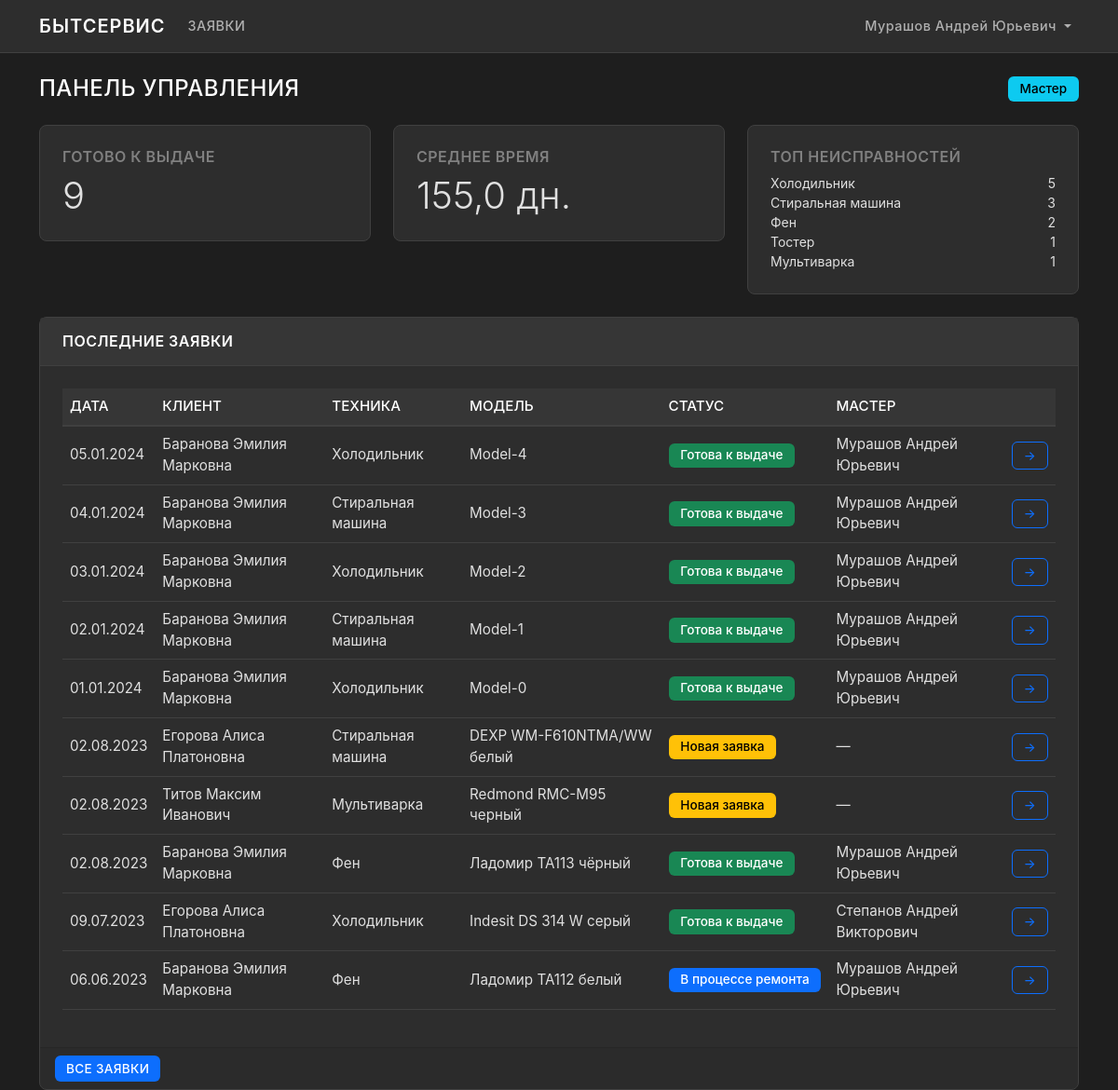
Screenshot of /dashboard/ (signed in) with the database file from the repository.
### users/models.py (models this page shows, shortened)
class User(AbstractUser):
    TYPE_CHOICES = [
        ('Администратор', 'Администратор'),
        ('Оператор', 'Оператор'),
        ('Мастер', 'Мастер'),
        ('Менеджер', 'Менеджер'),
        ('Менеджер по качеству', 'Менеджер по качеству'),
        ('Заказчик', 'Заказчик'),
    ]
    phone = models.CharField(max_length=20)
    user_type = models.CharField(max_length=30, choices=TYPE_CHOICES)
    fio = models.CharField(max_length=255)
    groups = models.ManyToManyField(
        'auth.Group',
        verbose_name='groups',
        blank=True,
        related_name='custom_user_set'
    )
    user_permissions = models.ManyToManyField(
        'auth.Permission',
        verbose_name='user permissions',
        blank=True,
        related_name='custom_user_set'
    )
    class Meta:
        verbose_name = 'Пользователь'
        verbose_name_plural = 'Пользователи'

### requests/models.py (models this page shows, shortened)
class Request(models.Model):
    STATUS_CHOICES = [
        ('Новая заявка', 'Новая заявка'),
        ('В процессе ремонта', 'В процессе ремонта'),
        ('Готова к выдаче', 'Готова к выдаче'),
    ]
    TECH_TYPE_CHOICES = [
        ('Холодильник', 'Холодильник'),
        ('Стиральная машина', 'Стиральная машина'),
        ('Фен', 'Фен'),
        ('Тостер', 'Тостер'),
        ('Мультиварка', 'Мультиварка'),
        ('Плита', 'Плита'),
        ('Микроволновка', 'Микроволновка'),
    ]
    requestID = models.AutoField(primary_key=True)
    startDate = models.DateField()
    homeTechType = models.CharField(max_length=50, choices=TECH_TYPE_CHOICES)
    homeTechModel = models.CharField(max_length=100)
    problemDescryption = models.TextField()
    requestStatus = models.CharField(max_length=50, choices=STATUS_CHOICES, default='Новая заявка')
    completionDate = models.DateField(null=True, blank=True)
    repairParts = models.TextField(blank=True, null=True)
    deadline_extended = models.BooleanField(default=False)
    deadline_extended_date = models.DateField(null=True, blank=True)
    extension_approved = models.BooleanField(default=False)
    master = models.ForeignKey(
        User,
        on_delete=models.SET_NULL,
        null=True,
        blank=True,
        related_name='master_requests'
    )
    client = models.ForeignKey(
        User,
        on_delete=models.CASCADE,
        related_name='client_requests'
    )
    class Meta:
        verbose_name = 'Заявка'
        verbose_name_plural = 'Заявки'
        ordering = ['-startDate']

### requests/views.py (the view)
# urls.py: path('dashboard/', views.dashboard, name='dashboard'),
def dashboard(request):
    if not request.user.is_authenticated:
        return redirect('login')
    context = {}
    if request.user.user_type == 'Заказчик':
        context['my_requests'] = Request.objects.filter(client=request.user)
    else:
        context['recent_requests'] = Request.objects.order_by('-startDate')[:10]
        completed = Request.objects.filter(
            requestStatus='Готова к выдаче',
            completionDate__isnull=False
        )
        total_completed = completed.count()
        total_days = 0
        for req in completed:
            delta = req.completionDate - req.startDate
            total_days += delta.days
        avg_time = round(total_days / total_completed, 1) if total_completed > 0 else 0
        tech_stats = Request.objects.values('homeTechType').annotate(
            count=Count('requestID')
        ).order_by('-count')[:5]
        status_stats = {
            'new': Request.objects.filter(requestStatus='Новая заявка').count(),
            'in_progress': Request.objects.filter(requestStatus='В процессе ремонта').count(),
            'ready': Request.objects.filter(requestStatus='Готова к выдаче').count(),
        }
        monthly_stats = Request.objects.annotate(
            month=TruncMonth('startDate')
        ).values('month').annotate(
            count=Count('requestID')
        ).order_by('-month')[:6]
        context['total_requests'] = Request.objects.count()
        context['masters_count'] = User.objects.filter(user_type='Мастер').count()
        context['completed_count'] = total_completed
        context['avg_repair_time'] = avg_time
        context['tech_stats'] = tech_stats
        context['status_stats'] = status_stats
        context['monthly_stats'] = monthly_stats
    return render(request, 'requests/dashboard.html', context)

### templates/requests/dashboard.html (shortened to what this page needs)
{% extends 'base.html' %}
{% block content %}
<div class="d-flex justify-content-between align-items-center mb-4">
    <h2 class="h4 mb-0">ПАНЕЛЬ УПРАВЛЕНИЯ</h2>
    <span class="badge
        {% if user.user_type == 'Администратор' %}bg-secondary
        {% elif user.user_type == 'Оператор' %}bg-primary
        {% elif user.user_type == 'Мастер' %}bg-info
        {% elif user.user_type == 'Менеджер' %}bg-success
        {% elif user.user_type == 'Менеджер по качеству' %}bg-warning
        {% else %}bg-warning{% endif %}">
        {{ user.user_type }}
    </span>
</div>
{% if user.user_type == 'Заказчик' %}
    <div class="card">
        <div class="card-header">
            <h6 class="mb-0">МОИ ЗАЯВКИ</h6>
        </div>
        <div class="card-body">
            {% if my_requests %}
                <div class="table-responsive">
                    <table class="table">
                        <thead>
                            <tr>
                                <th>ДАТА</th>
                                <th>ТЕХНИКА</th>
                                <th>МОДЕЛЬ</th>
                                <th>СТАТУС</th>
                                <th>МАСТЕР</th>
                                <th></th>
                            </tr>
                        </thead>
                        <tbody>
                            {% for request in my_requests %}
                            <tr>
                                <td>{{ request.startDate|date:"d.m.Y" }}</td>
                                <td>{{ request.homeTechType }}</td>
                                <td>{{ request.homeTechModel }}</td>
                                <td>
                                    <span class="badge
                                        {% if request.requestStatus == 'Новая заявка' %}bg-warning
                                        {% elif request.requestStatus == 'В процессе ремонта' %}bg-primary
                                        {% elif request.requestStatus == 'Готова к выдаче' %}bg-success
                                        {% endif %}">
                                        {{ request.requestStatus }}
                                    </span>
                                </td>
                                <td>{{ request.master.fio|default:"—" }}</td>
                                <td>
                                    <a href="{% url 'request_detail' request.requestID %}"
                                       class="btn btn-sm btn-outline-primary">ПРОСМОТР</a>
                                </td>
                            </tr>
                            {% endfor %}
                        </tbody>
                    </table>
                </div>
            {% else %}
                <p class="text-muted mb-0">У вас нет заявок</p>
            {% endif %}
        </div>
    </div>
{% else %}
    <div class="row mb-4">
        <div class="col-md-4">
            <div class="card">
                <div class="card-body">
                    <h6 class="text-muted mb-2">ГОТОВО К ВЫДАЧЕ</h6>
                    <p class="display-6 mb-0">{{ status_stats.ready }}</p>
                </div>
            </div>
        </div>
        <div class="col-md-4">
            <div class="card">
                <div class="card-body">
                    <h6 class="text-muted mb-2">СРЕДНЕЕ ВРЕМЯ</h6>
                    <p class="display-6 mb-0">{{ avg_repair_time }} дн.</p>
                </div>
            </div>
        </div>
        <div class="col-md-4">
            <div class="card">
                <div class="card-body">
                    <h6 class="text-muted mb-2">ТОП НЕИСПРАВНОСТЕЙ</h6>
                    {% for stat in tech_stats %}
                        <div class="d-flex justify-content-between small">
                            <span>{{ stat.homeTechType }}</span>
                            <span>{{ stat.count }}</span>
                        </div>
                    {% endfor %}
                </div>
            </div>
        </div>
    </div>
    <div class="card">
        <div class="card-header">
            <h6 class="mb-0">ПОСЛЕДНИЕ ЗАЯВКИ</h6>
        </div>
        <div class="card-body">
            <div class="table-responsive">
                <table class="table">
                    <thead>
                        <tr>
                            <th>ДАТА</th>
                            <th>КЛИЕНТ</th>
                            <th>ТЕХНИКА</th>
                            <th>МОДЕЛЬ</th>
                            <th>СТАТУС</th>
                            <th>МАСТЕР</th>
                            <th></th>
                        </tr>
                    </thead>
                    <tbody>
                        {% for request in recent_requests %}
                        <tr>
                            <td>{{ request.startDate|date:"d.m.Y" }}</td>
                            <td>{{ request.client.fio }}</td>
                            <td>{{ request.homeTechType }}</td>
                            <td>{{ request.homeTechModel }}</td>
                            <td>
                                <span class="badge
                                    {% if request.requestStatus == 'Новая заявка' %}bg-warning
                                    {% elif request.requestStatus == 'В процессе ремонта' %}bg-primary
                                    {% elif request.requestStatus == 'Готова к выдаче' %}bg-success
                                    {% endif %}">
                                    {{ request.requestStatus }}
                                </span>
                            </td>
                            <td>{{ request.master.fio|default:"—" }}</td>
                            <td>
                                <a href="{% url 'request_detail' request.requestID %}"
                                   class="btn btn-sm btn-outline-primary">→</a>
                            </td>
                        </tr>
                        {% endfor %}
                    </tbody>
                </table>
            </div>
        </div>
        <div class="card-footer">
            <a href="{% url 'request_list' %}" class="btn btn-sm btn-primary">ВСЕ ЗАЯВКИ</a>
        </div>
    </div>
{% endif %}
{% endblock %}

### templates/base.html (shortened to what this page needs)
<!DOCTYPE html>
<html lang="ru">
<head>
    <link href="https://cdn.jsdelivr.net/npm/bootstrap@5.1.3/dist/css/bootstrap.min.css" rel="stylesheet">
</head>
<body>
    <nav class="navbar navbar-expand-lg">
        <div class="container">
            <a class="navbar-brand" href="{% url 'dashboard' %}">БЫТСЕРВИС</a>
            {% if user.is_authenticated %}
            <div class="collapse navbar-collapse" id="navbarNav">
                <ul class="navbar-nav me-auto">
                    {% if user.user_type != 'Заказчик' %}
                    <li class="nav-item">
                        <a class="nav-link" href="{% url 'request_list' %}">ЗАЯВКИ</a>
                    </li>
                    {% endif %}
                </ul>
                <ul class="navbar-nav">
                    <li class="nav-item dropdown">
                        <a class="nav-link dropdown-toggle" href="#" data-bs-toggle="dropdown">
                            {{ user.fio }}
                        </a>
                    </li>
                </ul>
            </div>
            {% endif %}
        </div>
    </nav>
    <div class="container mt-4">
        {% block content %}
        {% endblock %}
    </div>
</body>
</html>

### templates/base.html (style rules this page uses)
body { background-color: #1e1e1e; color: #e0e0e0; font-family: -apple-system, BlinkMacSystemFont, 'Segoe UI', Roboto, sans-serif; }
.navbar { background-color: #2d2d2d; border-bottom: 1px solid #404040; }
.navbar-brand { color: #ffffff; font-weight: 600; letter-spacing: 1px; }
.nav-link { color: #b0b0b0 !important; font-size: 0.9rem; font-weight: 500; letter-spacing: 0.5px; }
.card { background-color: #2d2d2d; border: 1px solid #404040; border-radius: 8px; }
.card-header { background-color: #363636; border-bottom: 1px solid #404040; color: #ffffff; font-weight: 600; letter-spacing: 0.5px; padding: 1rem 1.5rem; }
.card-body { padding: 1.5rem; }
.table { color: #e0e0e0; font-size: 0.95rem; }
.table thead th { background-color: #363636; color: #ffffff; font-weight: 500; border-bottom: 2px solid #404040; }
.table td { border-color: #404040; vertical-align: middle; }
.btn { border-radius: 6px; font-weight: 500; font-size: 0.9rem; padding: 0.5rem 1rem; letter-spacing: 0.3px; }
.btn-primary { background-color: #0d6efd; border: none; }
.btn-sm { padding: 0.25rem 0.75rem; font-size: 0.85rem; }
.badge { padding: 0.4rem 0.8rem; font-weight: 500; font-size: 0.85rem; border-radius: 6px; }
.bg-warning { background-color: #ffc107 !important; color: #000; }
.bg-primary { background-color: #0d6efd !important; }
.bg-success { background-color: #198754 !important; }
.bg-info { background-color: #0dcaf0 !important; color: #000; }
h1, h2, h3, h4, h5, h6 { color: #ffffff; font-weight: 600; letter-spacing: 0.5px; }
.text-muted { color: #808080 !important; }

### rows the page displays
User: fio "Мурашов Андрей Юрьевич", user_type "Мастер"
Request: startDate "05.01.2024", client.fio "Баранова Эмилия Марковна", homeTechType "Холодильник", homeTechModel "Model-4", requestStatus "Готова к выдаче", master.fio "Мурашов Андрей Юрьевич"
Request: startDate "04.01.2024", client.fio "Баранова Эмилия Марковна", homeTechType "Стиральная машина", homeTechModel "Model-3", requestStatus "Готова к выдаче", master.fio "Мурашов Андрей Юрьевич"
Request: startDate "03.01.2024", client.fio "Баранова Эмилия Марковна", homeTechType "Холодильник", homeTechModel "Model-2", requestStatus "Готова к выдаче", master.fio "Мурашов Андрей Юрьевич"
Request: startDate "02.01.2024", client.fio "Баранова Эмилия Марковна", homeTechType "Стиральная машина", homeTechModel "Model-1", requestStatus "Готова к выдаче", master.fio "Мурашов Андрей Юрьевич"
Request: startDate "01.01.2024", client.fio "Баранова Эмилия Марковна", homeTechType "Холодильник", homeTechModel "Model-0", requestStatus "Готова к выдаче", master.fio "Мурашов Андрей Юрьевич"
Request: startDate "02.08.2023", client.fio "Егорова Алиса Платоновна", homeTechType "Стиральная машина", homeTechModel "DEXP WM-F610NTMA/WW белый", requestStatus "Новая заявка", master.fio "—"
Request: startDate "02.08.2023", client.fio "Титов Максим Иванович", homeTechType "Мультиварка", homeTechModel "Redmond RMC-M95 черный", requestStatus "Новая заявка", master.fio "—"
Request: startDate "02.08.2023", client.fio "Баранова Эмилия Марковна", homeTechType "Фен", homeTechModel "Ладомир ТА113 чёрный", requestStatus "Готова к выдаче", master.fio "Мурашов Андрей Юрьевич"
Request: startDate "09.07.2023", client.fio "Егорова Алиса Платоновна", homeTechType "Холодильник", homeTechModel "Indesit DS 314 W серый", requestStatus "Готова к выдаче", master.fio "Степанов Андрей Викторович"
Request: startDate "06.06.2023", client.fio "Баранова Эмилия Марковна", homeTechType "Фен", homeTechModel "Ладомир ТА112 белый", requestStatus "В процессе ремонта", master.fio "Мурашов Андрей Юрьевич"

### other values shown
{{ status_stats.ready }} "9"
{{ avg_repair_time }} "155,0"
{{ stat.homeTechType }} "Холодильник" "Стиральная машина" "Фен" "Тостер" "Мультиварка"
{{ stat.count }} "5" "3" "2" "1" "1"
